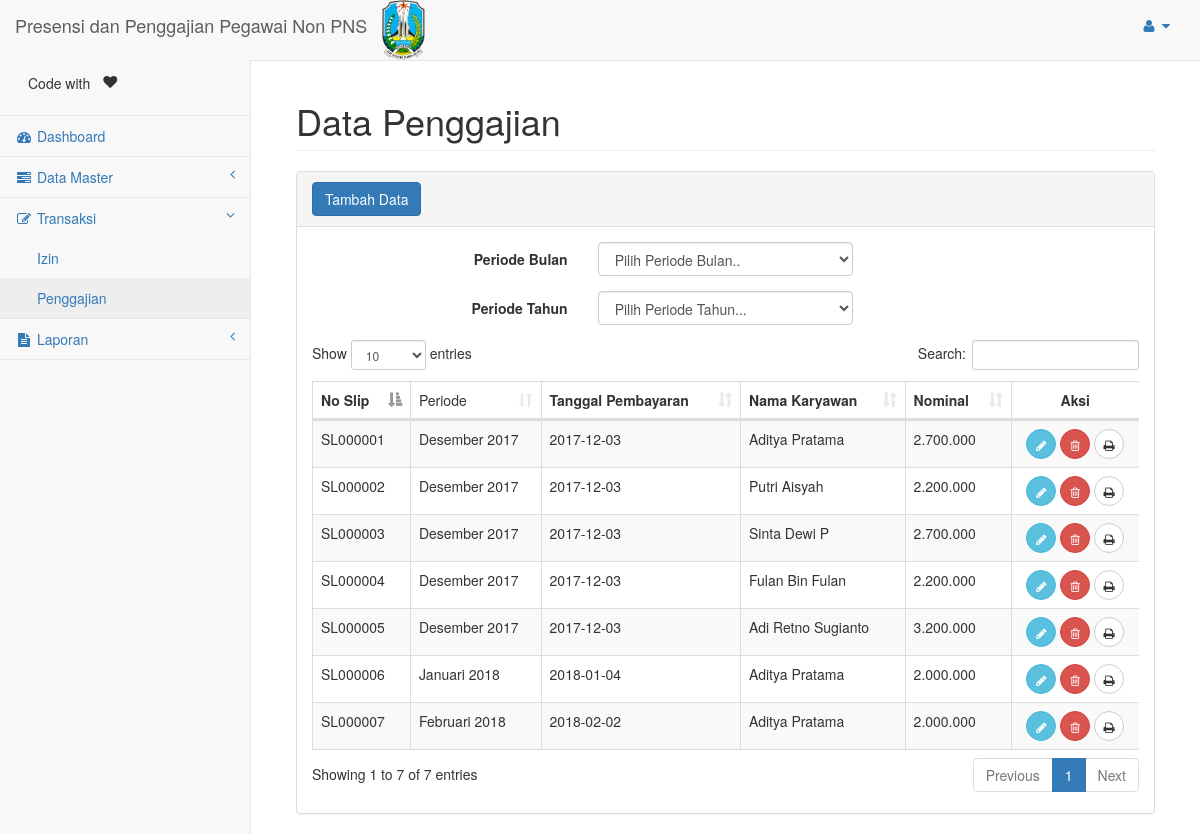
The page /page/penggajian_list.php (signed in) on the database its author committed.
### tables this page shows
CREATE TABLE IF NOT EXISTS `penggajian` (
`NO_SLIP` int(20) NOT NULL,
  `ID_KAR` varchar(12) NOT NULL,
  `TGL_PENGGAJIAN` date DEFAULT NULL,
  `periode` varchar(6) DEFAULT NULL,
  `TOTAL_GAJI` int(11) DEFAULT NULL
);

CREATE TABLE IF NOT EXISTS `karyawan` (
  `ID_KAR` varchar(12) NOT NULL,
  `ID_JABATAN` varchar(12) NOT NULL,
  `NAMA_KAR` varchar(100) DEFAULT NULL,
  `ALAMAT_KAR` varchar(150) DEFAULT NULL,
  `NO_TELP_KAR` char(12) DEFAULT NULL,
  `STS_KAR` char(1) DEFAULT NULL,
  `KODE_KAR` varchar(6) DEFAULT NULL,
  `TGL_LHR_KAR` date DEFAULT NULL,
  `AGAMA_KAR` varchar(50) DEFAULT NULL,
  `JKEL_KAR` char(1) DEFAULT NULL,
  `TL_KAR` varchar(50) DEFAULT NULL
);

### koneksi.php (called while the page is built, shortened)
<?php
function namaBulan_id($bulan="01"){
	switch($bulan)
	{
		case '01':
			$nama = "Januari";
			break;
		case '02':
			$nama = "Februari";
			break;
		case '03':
			$nama = "Maret";
			break;
		case '04':
			$nama = "April";
			break;
		case '05':
			$nama = "Mei";
			break;
		case '06':
			$nama = "Juni";
			break;
		case '07':
			$nama = "Juli";
			break;
		case '08':
			$nama = "Agustus";
			break;
		case '09':
			$nama = "September";
			break;
		case '10':
			$nama = "Oktober";
			break;
		case '11':
			$nama = "November";
			break;
		case '12':
			$nama = "Desember";
			break;
	}
	return $nama;
}
?>

### page/penggajian_list.php (the view, shortened to what this page needs)
<?php
	include('header.php');
	$q = "SELECT g.no_slip,k.nama_kar,g.tgl_penggajian, g.periode, g.total_gaji  ";
	$q.= "FROM penggajian g JOIN karyawan k ON g.id_kar = k.id_kar ORDER by g.no_slip ";
	$rs = mysql_query($q);
?>
<div class="col-lg-12">
    <h1 class="page-header">Data Penggajian</h1>
</div>
<div class="col-lg-12 ">
	<div class="panel panel-default">
        <div class="panel-heading">
           	<a href="penggajian_detail.php" class="btn btn-primary">Tambah Data</a>
        </div>
        <div class="panel-body">
            <div class="form-horizontal">
                <div class="form-group">
                    <div class="text-left">
                        <label class="col-sm-4 control-label">Periode Bulan</label>
                        <div class="col-sm-4">
                            <select id="cboBulan" name="cboBulan" class="form-control">
                                <option value="">Pilih Periode Bulan..</option>
                            </select>
                        </div>
                    </div>
                </div>
                <div class="form-group">
                    <div class="text-center">
                        <label class="col-sm-4 control-label">Periode Tahun</label>
                        <div class="col-sm-4">
                            <select name="cboTahun" id="cboTahun" class="form-control" >
                                <option value="" >Pilih Periode Tahun...</option>
                            </select>
                        </div>
                    </div>
                </div>
            </div>
            <div class="dataTable_wrapper table-responsive">
            	<table class="table table-striped table-bordered table-hover" id="penggajian">
            		<thead>
            			<tr>
                            <th>No Slip</th>
                            <td>Periode</td>
	                        <th>Tanggal Pembayaran</th>
                            <th>Nama Karyawan</th>
                            <th>Nominal</th>
	                        <th class="text-center">Aksi</th>
            			</tr>
            		</thead>
            		<tbody>
            			<?php
            				while ($row = mysql_fetch_array($rs)) {
                                $slip = $row['no_slip'];
                                $slip = 'SL'.str_pad($slip, 6, "0", STR_PAD_LEFT);
            			?>
            			<tr>
                            <td><?= $slip ?></td>
                            <td><?= namaBulan_id(substr($row['periode'],0,2))." ".substr($row['periode'],2,4) ?></td>
            				<td><?= $row['tgl_penggajian'] ?></td>
                            <td><?= $row['nama_kar'] ?></td>
            				<td><?= number_format($row['total_gaji'],0,',','.') ?></td>
            				<td class="text-center">
            					<a href="penggajian_detail.php?no_slip=<?=$row['no_slip']?>" class="btn btn-info btn-circle"><i class="fa fa-pencil"></i></a>
            					<span onclick="if(confirm('Apakah anda yakin akan menghapus data Penggajian <?=$slip?> ?')){location.href='penggajian_list.php?no_slip=<?=$row['no_slip']?>&delete=delete'}" class="btn btn-danger btn-circle"><i class="fa fa-trash-o"></i></span>
                                <a target="_blank" href="penggajianCetak_list.php?no_slip=<?=$row['no_slip']?>" class="btn btn-default btn-circle"><i class="fa fa-print"></i></a>
            				</td>
            			</tr>
            			<?php
            				}
            			 ?>
            		</tbody>
            	</table>
            </div>
        </div>
    </div>
</div>
<?php include('footer.php') ?>

### rows shown on the page
penggajian: NO_SLIP "SL000001", periode "Desember", periode "2017", TGL_PENGGAJIAN "2017-12-03", ID_KAR.NAMA_KAR "Aditya Pratama", TOTAL_GAJI "2.700.000"
penggajian: NO_SLIP "SL000002", periode "Desember", periode "2017", TGL_PENGGAJIAN "2017-12-03", ID_KAR.NAMA_KAR "Putri Aisyah", TOTAL_GAJI "2.200.000"
penggajian: NO_SLIP "SL000003", periode "Desember", periode "2017", TGL_PENGGAJIAN "2017-12-03", ID_KAR.NAMA_KAR "Sinta Dewi P", TOTAL_GAJI "2.700.000"
penggajian: NO_SLIP "SL000004", periode "Desember", periode "2017", TGL_PENGGAJIAN "2017-12-03", ID_KAR.NAMA_KAR "Fulan Bin Fulan", TOTAL_GAJI "2.200.000"
penggajian: NO_SLIP "SL000005", periode "Desember", periode "2017", TGL_PENGGAJIAN "2017-12-03", ID_KAR.NAMA_KAR "Adi Retno Sugianto", TOTAL_GAJI "3.200.000"
penggajian: NO_SLIP "SL000006", periode "Januari", periode "2018", TGL_PENGGAJIAN "2018-01-04", ID_KAR.NAMA_KAR "Aditya Pratama", TOTAL_GAJI "2.000.000"
penggajian: NO_SLIP "SL000007", periode "Februari", periode "2018", TGL_PENGGAJIAN "2018-02-02", ID_KAR.NAMA_KAR "Aditya Pratama", TOTAL_GAJI "2.000.000"
